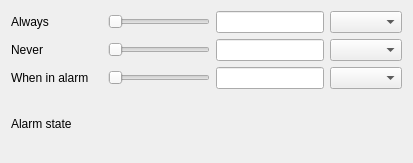
<?xml version="1.0" encoding="UTF-8"?>
<ui version="4.0">
 <class>Form</class>
 <widget class="QWidget" name="Form">
  <property name="geometry">
   <rect>
    <x>0</x>
    <y>0</y>
    <width>413</width>
    <height>163</height>
   </rect>
  </property>
  <property name="windowTitle">
   <string>Display Alarm State test</string>
  </property>
  <layout class="QGridLayout" name="gridLayout">
   <item row="1" column="1">
    <widget class="QELabel" name="qelabel_5">
     <property name="variable" stdset="0">
      <string>OOE:ai</string>
     </property>
    </widget>
   </item>
   <item row="2" column="1">
    <widget class="QELabel" name="qelabel_6">
     <property name="variable" stdset="0">
      <string>OOE:ai</string>
     </property>
    </widget>
   </item>
   <item row="0" column="1">
    <widget class="QELabel" name="qelabel_2">
     <property name="variable" stdset="0">
      <string>OOE:ai</string>
     </property>
    </widget>
   </item>
   <item row="2" column="0">
    <widget class="QLabel" name="label_3">
     <property name="text">
      <string>When in alarm</string>
     </property>
    </widget>
   </item>
   <item row="6" column="0">
    <widget class="QLabel" name="label_4">
     <property name="text">
      <string>Alarm state</string>
     </property>
    </widget>
   </item>
   <item row="0" column="0">
    <widget class="QLabel" name="label">
     <property name="text">
      <string>Always</string>
     </property>
    </widget>
   </item>
   <item row="1" column="0">
    <widget class="QLabel" name="label_2">
     <property name="text">
      <string>Never</string>
     </property>
    </widget>
   </item>
   <item row="1" column="2">
    <widget class="QESlider" name="qeslider_2">
     <property name="orientation">
      <enum>Qt::Horizontal</enum>
     </property>
     <property name="variable" stdset="0">
      <string>OOE:ai</string>
     </property>
    </widget>
   </item>
   <item row="0" column="3">
    <widget class="QELineEdit" name="qelineedit_2">
     <property name="variable" stdset="0">
      <string>OOE:ai</string>
     </property>
    </widget>
   </item>
   <item row="2" column="2">
    <widget class="QESlider" name="qeslider_3">
     <property name="orientation">
      <enum>Qt::Horizontal</enum>
     </property>
     <property name="variable" stdset="0">
      <string>OOE:ai</string>
     </property>
    </widget>
   </item>
   <item row="0" column="2">
    <widget class="QESlider" name="qeslider">
     <property name="orientation">
      <enum>Qt::Horizontal</enum>
     </property>
     <property name="variable" stdset="0">
      <string>OOE:ai</string>
     </property>
    </widget>
   </item>
   <item row="2" column="3">
    <widget class="QELineEdit" name="qelineedit_3">
     <property name="variable" stdset="0">
      <string>OOE:ai</string>
     </property>
    </widget>
   </item>
   <item row="1" column="3">
    <widget class="QELineEdit" name="qelineedit">
     <property name="variable" stdset="0">
      <string>OOE:ai</string>
     </property>
    </widget>
   </item>
   <item row="0" column="4">
    <widget class="QEComboBox" name="qecombobox">
     <property name="variable" stdset="0">
      <string>OOE:ai</string>
     </property>
    </widget>
   </item>
   <item row="1" column="4">
    <widget class="QEComboBox" name="qecombobox_2">
     <property name="variable" stdset="0">
      <string>OOE:ai</string>
     </property>
    </widget>
   </item>
   <item row="2" column="4">
    <widget class="QEComboBox" name="qecombobox_3">
     <property name="variable" stdset="0">
      <string>OOE:ai</string>
     </property>
    </widget>
   </item>
   <item row="6" column="1">
    <widget class="QELabel" name="qelabel">
     <property name="variable" stdset="0">
      <string>OOE:ai.SEVR</string>
     </property>
    </widget>
   </item>
  </layout>
 </widget>
 <customwidgets>
  <customwidget>
   <class>QEComboBox</class>
   <extends>QComboBox</extends>
   <header>QEComboBox.h</header>
  </customwidget>
  <customwidget>
   <class>QELabel</class>
   <extends>QLabel</extends>
   <header>QELabel.h</header>
  </customwidget>
  <customwidget>
   <class>QELineEdit</class>
   <extends>QLineEdit</extends>
   <header>QELineEdit.h</header>
  </customwidget>
  <customwidget>
   <class>QESlider</class>
   <extends>QSlider</extends>
   <header>QESlider.h</header>
  </customwidget>
 </customwidgets>
 <resources/>
 <connections/>
</ui>
